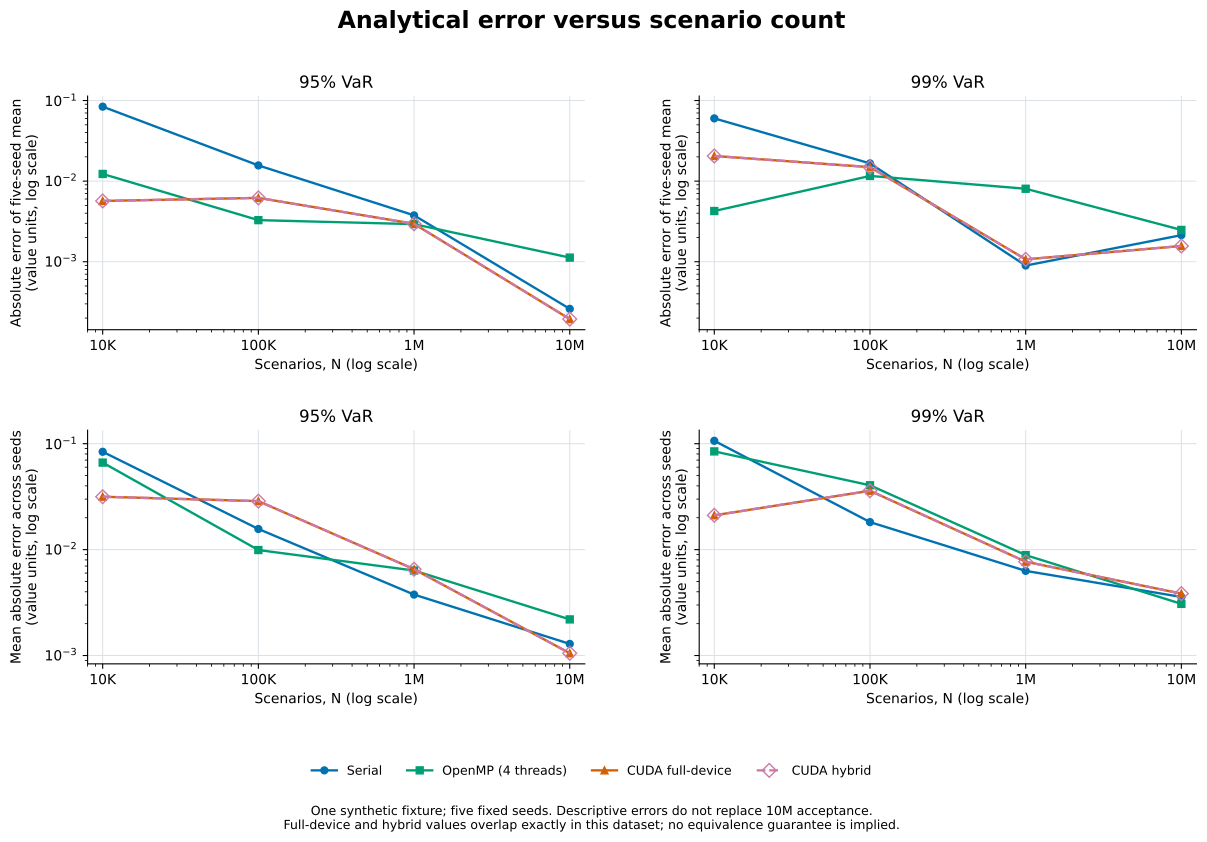

Recreate this plot in Python.
"""Offline convergence figures from hash-bound, existing synthetic evidence."""

import argparse
import csv
import hashlib
import json
import math
import os
from pathlib import Path, PureWindowsPath
import shutil
import statistics
import sys
import subprocess

ENGINES = ("serial", "openmp", "full-device", "hybrid")
LABELS = {"serial": "Serial", "openmp": "OpenMP (4 threads)",
          "full-device": "CUDA full-device", "hybrid": "CUDA hybrid"}
NS = (10_000, 100_000, 1_000_000, 10_000_000)
SEEDS = ("42", "123", "456", "789", "2026")
ALPHAS = (0.95, 0.99)
COLORS = ("#0072B2", "#009E73", "#D55E00", "#CC79A7")
MARKERS = ("o", "s", "^", "D")
STYLES = ("-", "-", "-", "--")
SEED_COLORS = ("#0072B2", "#D55E00", "#009E73", "#CC79A7", "#444444")
TOLERANCE = 2e-12


def sha(path):
    return hashlib.sha256(path.read_bytes()).hexdigest()


def read_json(path):
    return json.loads(path.read_text(encoding="utf-8-sig"))


def read_csv(path):
    with path.open(encoding="utf-8-sig", newline="") as handle:
        return list(csv.DictReader(handle))


def close(actual, expected, label):
    actual, expected = float(actual), float(expected)
    if not math.isfinite(actual) or not math.isfinite(expected):
        raise ValueError(f"Nonfinite {label}")
    if abs(actual - expected) > TOLERANCE * max(1.0, abs(expected)):
        raise ValueError(f"Mismatch {label}: {actual!r} vs {expected!r}")


def check_equal(actual, expected, label):
    if actual != expected:
        raise ValueError(f"Mismatch {label}: {actual!r} vs {expected!r}")


def git_bytes(root, revision, path):
    return subprocess.check_output(
        ["git", "-C", str(root), "show", f"{revision}:{path}"], stderr=subprocess.PIPE)


def resolve_recorded_path(root, recorded, recorded_root):
    """Resolve only the recorded repository prefix; never change stored JSON."""
    path = PureWindowsPath(recorded)
    if path.is_absolute():
        relative = path.relative_to(PureWindowsPath(recorded_root))
    else:
        relative = path
    if ".." in relative.parts:
        raise ValueError("Recorded path escapes repository")
    return root.joinpath(*relative.parts)


def verify_delivery_manifest(source, root, policy_path=None):
    policy_path = policy_path or Path(__file__).with_name("provenance-policy.json")
    policy = read_json(policy_path)
    check_equal(policy["schema_version"], 2, "provenance policy schema")
    manifest_path = source / "delivery-manifest.json"
    check_equal(sha(manifest_path), policy["parent_manifest_sha256"], "parent manifest bytes")
    archived = git_bytes(root, policy["snapshot_revision"], policy["parent_manifest_repository_path"])
    check_equal(hashlib.sha256(archived).hexdigest(), policy["parent_manifest_sha256"],
                "parent manifest at evidence commit")
    delivery = read_json(manifest_path)
    documents = policy["historical_documents"]
    # This exact allowlist is descriptive history, never a numerical-input exemption.
    check_equal(set(documents), {"docs/project-state.md", "docs/convergence.md"}, "historical roles")
    verified, historical, seen = [], [], set()
    for artifact in delivery["artifacts"]:
        recorded = artifact["path"]
        if recorded in seen:
            raise ValueError("Duplicate delivery artifact")
        seen.add(recorded)
        if recorded in documents:
            snapshot = policy_path.parent / documents[recorded]
            check_equal(sha(snapshot), artifact["sha256"], f"historical raw bytes {recorded}")
            blob = git_bytes(root, policy["snapshot_revision"], recorded)
            # Git text conversion is a separate content comparison, NOT hash normalization.
            check_equal(snapshot.read_bytes().replace(b"\r\n", b"\n"), blob,
                        f"historical Git content {recorded}")
            historical.append({"recorded_path": recorded, "snapshot_sha256": sha(snapshot),
                               "git_blob_sha256": hashlib.sha256(blob).hexdigest(),
                               "snapshot_revision": policy["snapshot_revision"]})
        else:
            path = resolve_recorded_path(root, recorded, delivery["actual_repository_root"])
            check_equal(sha(path), artifact["sha256"], f"delivery hash {recorded}")
            verified.append({"recorded_path": recorded, "resolved_path": str(path),
                             "sha256": artifact["sha256"]})
    check_equal(set(documents).issubset(seen), True, "historical documents present")
    return delivery, {"historical_documents": historical, "current_artifacts": verified,
                      "policy_sha256": sha(policy_path),
                      "parent_manifest_sha256": sha(manifest_path)}


def verify_normalization(row, reference, initial_value, signed_error):
    close(row["error_over_v0"], signed_error / initial_value, "error/V0")
    if abs(reference) >= 0.01 * initial_value:
        close(row["relative_error"], abs(signed_error) / abs(reference), "relative error")
        check_equal(row["relative_status"], "available", "relative status")
    else:
        check_equal(row["relative_error"], "N/A", "near-zero relative error")
        check_equal(row["relative_status"], "N/A: near-zero reference", "near-zero status")


def positive_log_points(xs, ys):
    if len(xs) != len(ys) or any(y < 0 or not math.isfinite(y) for y in ys):
        raise ValueError("Invalid nonnegative log-axis values")
    return [y if y > 0 else math.nan for y in ys], [x for x, y in zip(xs, ys) if y == 0]


def independent_fixture(path):
    rows = read_csv(path)
    prices = [float(row["close"]) for row in rows]
    dates = [row["date"] for row in rows]
    if len(rows) < 3 or dates != sorted(set(dates)):
        raise ValueError("Malformed fixture dates/count")
    if any(not math.isfinite(p) or p <= 0 for p in prices):
        raise ValueError("Malformed fixture prices")
    returns = [math.log(b / a) for a, b in zip(prices, prices[1:])]
    mean = math.fsum(returns) / len(returns)
    variance = math.fsum((r - mean) ** 2 for r in returns) / (len(returns) - 1)
    sigma = math.sqrt(variance * 252)
    mu = mean * 252 + 0.5 * sigma * sigma
    horizon = 10 / 252
    refs = {}
    for alpha, z in zip(ALPHAS, (-1.6448536269514729, -2.3263478740408408)):
        refs[alpha] = prices[-1] * (1 - math.exp(
            (mu - 0.5 * sigma * sigma) * horizon + sigma * math.sqrt(horizon) * z))
    return prices[-1], refs


def validate(source, root):
    delivery, provenance = verify_delivery_manifest(source, root)
    check_equal(delivery["tested_source_revision"],
                "b5f1a0f5b72bca8f1f21555236d938501f7faee8", "tested source")
    for name in ("independent-audit.json", "closure-audit.json"):
        check_equal(read_json(source / name)["status"], "passed", name)
    analysis = read_json(source / "analysis.json")
    check_equal((analysis["complete"], analysis["run_count"], analysis["value_count"]),
                (True, 80, 160), "coverage")
    check_equal(analysis["missing"], [], "missing matrix")
    per_seed = read_csv(source / "per-seed.csv")
    summaries = read_csv(source / "summary.csv")
    acceptance = read_csv(source / "acceptance-10m.csv")
    check_equal((len(per_seed), len(summaries), len(acceptance)), (160, 32, 8), "row counts")
    fixture = root / "data" / "synthetic_prices.csv"
    check_equal(sha(fixture),
                "8dbb7c73e6ad48cb8c8c175aff6684d2a0433e5f08424ec7ea1e69037bb36210", "fixture hash")
    v0, independent_refs = independent_fixture(fixture)
    refs = {float(r["confidence"]): float(r["analytical_var"])
            for r in analysis["fixture"]["references"]}
    for alpha in ALPHAS:
        close(refs[alpha], independent_refs[alpha], "independent reference")
    values = {}
    zeros = {}
    for row in per_seed:
        key = (row["engine"], int(row["scenarios"]), row["seed"], float(row["confidence"]))
        if key in values:
            raise ValueError(f"Duplicate seed key {key}")
        x = float(row["mc_var"])
        e = x - refs[key[3]]
        close(row["analytical_var"], refs[key[3]], "per-seed reference")
        close(row["signed_error"], e, "per-seed signed error")
        close(row["absolute_error"], abs(e), "per-seed absolute error")
        verify_normalization(row, refs[key[3]], v0, e)
        check_equal(row["input_sha256"], sha(fixture), "record input hash")
        values[key] = row
    expected = {(e, n, s, a) for e in ENGINES for n in NS for s in SEEDS for a in ALPHAS}
    check_equal(set(values), expected, "complete per-seed keys")
    groups = {}
    for row in summaries:
        key = (row["engine"], int(row["scenarios"]), float(row["confidence"]))
        if key in groups:
            raise ValueError(f"Duplicate group {key}")
        check_equal((row["seed_count"], row["complete"]), ("5", "True"), "complete group")
        xs = [float(values[(key[0], key[1], s, key[2])]["mc_var"]) for s in SEEDS]
        errors = [x - refs[key[2]] for x in xs]
        mean = math.fsum(xs) / 5
        calculated = {
            "mean_var": mean,
            "signed_error_of_mean": mean - refs[key[2]],
            "absolute_error_of_mean": abs(mean - refs[key[2]]),
            "sample_stddev": statistics.stdev(xs),
            "descriptive_mae": math.fsum(abs(e) for e in errors) / 5,
            "descriptive_rmse": math.sqrt(math.fsum(e * e for e in errors) / 5),
        }
        for field, result in calculated.items():
            close(row[field], result, field)
            zeros[field] = zeros.get(field, 0) + (float(row[field]) == 0)
        close(row["analytical_var"], refs[key[2]], "summary reference")
        verify_normalization(row, refs[key[2]], v0, calculated["signed_error_of_mean"])
        groups[key] = row
    check_equal(set(groups), {(e, n, a) for e in ENGINES for n in NS for a in ALPHAS}, "group keys")
    accept = {}
    for row in acceptance:
        key = row["engine"], float(row["confidence"])
        if key in accept:
            raise ValueError("Duplicate acceptance row")
        group = groups[(key[0], 10_000_000, key[1])]
        allowed = 0.01 * max(abs(refs[key[1]]), 0.01 * v0)
        error = float(group["absolute_error_of_mean"])
        close(row["allowed_error"], allowed, "acceptance allowed error")
        close(row["absolute_error_of_mean"], error, "acceptance mean error")
        check_equal(row["passed"], str(error <= allowed), "acceptance status")
        check_equal((row["seed_count"], row["scenarios"]), ("5", "10000000"), "acceptance group")
        accept[key] = row
    check_equal(set(accept), {(e, a) for e in ENGINES for a in ALPHAS}, "acceptance keys")
    return analysis, values, groups, accept, {
        "status": "passed", "delivery_hashes_verified": len(delivery["artifacts"]),
        "provenance": provenance,
        "per_seed_rows": 160, "summary_groups": 32, "separate_acceptance_rows": 8,
        "independent_reference": independent_refs, "statistics_tolerance": TOLERANCE,
        "zero_group_metrics": zeros,
        "method": "Independent fixture log returns/two-pass variance; fsum means, sample SD, MAE, RMSE and unchanged 10M acceptance",
    }


def main():
    parser = argparse.ArgumentParser(description=__doc__)
    parser.add_argument("--repository", type=Path, required=True)
    parser.add_argument("--output", type=Path, required=True)
    args = parser.parse_args()
    root, out = args.repository.resolve(), args.output.resolve()
    source = root / "evidence" / "v030-convergence-windows-20261020"
    if out.exists():
        raise ValueError("Use a new output directory; existing evidence is never overwritten")
    if root / "results" not in out.parents:
        raise ValueError("Output must be below the repository ignored results directory")
    out.mkdir(parents=True)
    os.environ.setdefault("MPLCONFIGDIR", str(out / "matplotlib-config"))
    os.environ.setdefault("MPLBACKEND", "Agg")
    import matplotlib
    matplotlib.use("Agg")
    import matplotlib.pyplot as plt
    from matplotlib.backends.backend_pdf import PdfPages
    from matplotlib.ticker import FuncFormatter, NullFormatter
    matplotlib.rcParams.update({
        "font.family": "DejaVu Sans", "font.size": 10, "axes.titlesize": 12,
        "axes.labelsize": 10, "legend.fontsize": 9, "axes.spines.top": False,
        "axes.spines.right": False, "svg.fonttype": "none", "pdf.fonttype": 42,
        "savefig.facecolor": "white", "figure.facecolor": "white", "axes.axisbelow": True,
    })
    required = ("analysis.json", "per-seed.csv", "summary.csv", "acceptance-10m.csv",
                "independent-audit.json", "closure-audit.json", "delivery-manifest.json")
    original_hashes = {str(source / name): sha(source / name) for name in required}
    original_hashes[str(Path(__file__).resolve())] = sha(Path(__file__))
    policy_path = Path(__file__).with_name("provenance-policy.json")
    original_hashes[str(policy_path)] = sha(policy_path)
    for path in sorted(policy_path.parent.joinpath("historical-documents").rglob("*.md")):
        original_hashes[str(path)] = sha(path)
    analysis, values, groups, acceptance, checks = validate(source, root)
    for name in required:
        shutil.copyfile(source / name, out / name)
    shutil.copyfile(root / "data" / "synthetic_prices.csv", out / "fixture.csv")
    script_dest = out / "convergence_figures.py"
    if Path(__file__).resolve() != script_dest:
        shutil.copyfile(Path(__file__), script_dest)
    shutil.copyfile(policy_path, out / "provenance-policy.json")
    shutil.copytree(policy_path.parent / "historical-documents", out / "historical-documents")
    plotted = {"curves": [], "seed_series": [], "acceptance": [],
               "scales": {"N": "log", "positive_metrics": "log; exact zeros marked separately",
                          "signed_error": "symlog", "linear_threshold": 0.001}}

    def configure_x(ax):
        ax.set_xscale("log")
        ax.set_xticks(NS)
        ax.set_xticklabels(("10K", "100K", "1M", "10M"))
        ax.xaxis.set_minor_formatter(NullFormatter())
        ax.grid(True, which="major", color="#d9dfe5", linewidth=0.7)
        ax.set_xlabel("Scenarios, N (log scale)")
        ax.set_xlim(NS[0] / 1.25, NS[-1] * 1.25)

    def positive_plot(ax, xs, ys, **kwargs):
        displayed, zero_x = positive_log_points(xs, ys)
        ax.plot(xs, displayed, **kwargs)
        if zero_x:
            ax.plot(zero_x, [-0.08] * len(zero_x), transform=ax.get_xaxis_transform(),
                    clip_on=False, linestyle="none", marker="v", color=kwargs.get("color"), markersize=7)
            ax.text(1, -0.13, "v = exact zero (outside log axis)", transform=ax.transAxes,
                    ha="right", fontsize=8)

    def engine_curve(ax, field, alpha):
        for i, engine in enumerate(ENGINES):
            ys = [float(groups[(engine, n, alpha)][field]) for n in NS]
            plotted["curves"].append({"engine": engine, "alpha": alpha, "metric": field,
                                       "N": list(NS), "values": ys})
            positive_plot(ax, NS, ys, color=COLORS[i], marker=MARKERS[i],
                          linestyle=STYLES[i], linewidth=1.7, markersize=7 if i == 3 else 5,
                          markerfacecolor="none" if i == 3 else COLORS[i], label=LABELS[engine])
        ax.set_yscale("log")
        configure_x(ax)

    outputs = []
    combined = PdfPages(out / "convergence_figures.pdf")

    def save(fig, stem):
        combined.savefig(fig, bbox_inches="tight")
        for ext in ("png", "svg", "pdf"):
            path = out / f"{stem}.{ext}"
            fig.savefig(path, dpi=200, bbox_inches="tight")
            outputs.append(path.name)
        plt.close(fig)

    fig, axes = plt.subplots(2, 2, figsize=(12.6, 8.6), sharey="row")
    fig.subplots_adjust(left=0.10, right=0.98, top=0.88, bottom=0.22, hspace=0.43, wspace=0.23)
    fig.suptitle("Analytical error versus scenario count", fontsize=17, fontweight="bold")
    for col, alpha in enumerate(ALPHAS):
        for row, field in enumerate(("absolute_error_of_mean", "descriptive_mae")):
            ax = axes[row, col]
            engine_curve(ax, field, alpha)
            ax.set_title(f"{alpha:.0%} VaR")
            ax.set_ylabel("Absolute error of five-seed mean\n(value units, log scale)" if row == 0
                          else "Mean absolute error across seeds\n(value units, log scale)")
    handles, labels = axes[0, 0].get_legend_handles_labels()
    fig.legend(handles, labels, loc="lower center", bbox_to_anchor=(0.5, 0.075), ncol=4, frameon=False)
    fig.text(0.5, 0.025, "One synthetic fixture; five fixed seeds. Descriptive errors do not replace 10M acceptance.\n"
             "Full-device and hybrid values overlap exactly in this dataset; no equivalence guarantee is implied.",
             fontsize=9, ha="center", va="bottom")
    save(fig, "01_error_vs_scenarios")

    fig, axes = plt.subplots(2, 4, figsize=(15.8, 8.3))
    fig.subplots_adjust(left=0.065, right=0.985, top=0.88, bottom=0.20, hspace=0.34, wspace=0.12)
    fig.suptitle("Seed-to-seed signed analytical errors", fontsize=17, fontweight="bold")
    for row, alpha in enumerate(ALPHAS):
        largest = max(abs(float(r["signed_error"])) for k, r in values.items() if k[3] == alpha)
        for col, engine in enumerate(ENGINES):
            ax = axes[row, col]
            for i, seed in enumerate(SEEDS):
                ys = [float(values[(engine, n, seed, alpha)]["signed_error"]) for n in NS]
                plotted["seed_series"].append({"engine": engine, "alpha": alpha, "seed": seed,
                                               "N": list(NS), "values": ys})
                ax.plot(NS, ys, color=SEED_COLORS[i], label=f"Seed {seed}", linewidth=1.1,
                        linestyle=("-", "--", "-.", ":", "-")[i], marker="o", markersize=3)
            ax.axhline(0, color="#222222", linewidth=0.85)
            ax.axhspan(-0.001, 0.001, color="#eef1f5", zorder=0)
            ax.set_yscale("symlog", linthresh=0.001, linscale=0.75)
            ax.set_ylim(-largest * 1.25, largest * 1.25)
            ax.set_title(f"{LABELS[engine]} | {alpha:.0%} VaR")
            configure_x(ax)
            if col == 0:
                ax.set_ylabel("Signed error (value units)\nsymmetric log scale")
            else:
                ax.tick_params(axis="y", labelleft=False)
    handles, labels = axes[0, 0].get_legend_handles_labels()
    fig.legend(handles, labels, loc="lower center", bbox_to_anchor=(0.5, 0.065), ncol=5, frameon=False)
    fig.text(0.5, 0.015, "Gray band: linear y-axis region |error| <= 0.001; raw signs and zeros are preserved.\n"
             "Lines identify fixed seeds across N; same seed labels are not common inputs across engines.",
             fontsize=9, ha="center", va="bottom")
    save(fig, "02_seed_signed_errors")

    fig, axes = plt.subplots(1, 2, figsize=(12.6, 5.0), sharey=True)
    fig.subplots_adjust(left=0.10, right=0.98, top=0.83, bottom=0.30, wspace=0.23)
    fig.suptitle("Variation across the five seeds", fontsize=17, fontweight="bold")
    for ax, alpha in zip(axes, ALPHAS):
        engine_curve(ax, "sample_stddev", alpha)
        ax.set_title(f"{alpha:.0%} VaR")
        ax.set_ylabel("Sample standard deviation of VaR\n(value units, n-1 denominator; log scale)")
    handles, labels = axes[0].get_legend_handles_labels()
    fig.legend(handles, labels, loc="lower center", bbox_to_anchor=(0.5, 0.105), ncol=4, frameon=False)
    fig.text(0.5, 0.025, "Sample spread is not a confidence interval or universal error guarantee.\n"
             "Overlapping GPU curves retain their original values.", fontsize=9, ha="center", va="bottom")
    save(fig, "03_seed_standard_deviation")

    fig, axes = plt.subplots(1, 2, figsize=(12.6, 5.0), sharey=True)
    fig.subplots_adjust(left=0.17, right=0.98, top=0.83, bottom=0.27, wspace=0.30)
    fig.suptitle("Separate analytical acceptance at N = 10,000,000", fontsize=16, fontweight="bold")
    for ax, alpha in zip(axes, ALPHAS):
        for i, engine in enumerate(ENGINES):
            r = acceptance[(engine, alpha)]
            ratio = float(r["absolute_error_of_mean"]) / float(r["allowed_error"])
            plotted["acceptance"].append({"engine": engine, "alpha": alpha, "ratio": ratio,
                                          "absolute_error_of_mean": float(r["absolute_error_of_mean"]),
                                          "allowed_error": float(r["allowed_error"])})
            if ratio > 0:
                ax.plot(ratio, 3 - i, marker=MARKERS[i], color=COLORS[i], markersize=7,
                        markerfacecolor="none" if i == 3 else COLORS[i])
                ax.annotate(f"{ratio:.5f}", (ratio, 3 - i), xytext=(8, 0),
                            textcoords="offset points", va="center", fontsize=9)
            else:
                ax.plot(-0.03, 3 - i, transform=ax.get_yaxis_transform(), marker="<", clip_on=False)
                ax.annotate("exact zero", (0, 3 - i), xycoords=ax.get_yaxis_transform(), fontsize=9)
        ax.set_xscale("log")
        ax.axvline(1, color="#444444", linestyle="--", linewidth=1.2)
        ax.set_xlim(0.001, 2.0)
        ax.set_ylim(-0.6, 3.6)
        ax.set_yticks((3, 2, 1, 0), [LABELS[e] for e in ENGINES])
        ax.set_title(f"{alpha:.0%} VaR | all four rows pass")
        ax.set_xlabel("Absolute error of mean / allowed error (log scale)")
        ax.grid(True, axis="x", which="major", color="#d9dfe5", linewidth=0.7)
        ax.text(1, 3.42, "Limit = 1", ha="right", color="#444444", fontsize=9)
    fig.text(0.5, 0.025, "Acceptance: |mean(VaR) - reference| <= 0.01 max(|reference|, 0.01 V0).\n"
             "These eight rows reuse existing 10M observations; individual errors, MAE and RMSE are not the criterion.",
             fontsize=9, ha="center", va="bottom")
    save(fig, "04_separate_10m_acceptance")
    combined.close()
    outputs.append("convergence_figures.pdf")
    (out / "plotted-data.json").write_text(json.dumps(plotted, indent=2) + "\n", encoding="ascii")

    for path, original in original_hashes.items():
        check_equal(sha(Path(path)), original, "unchanged input evidence")
    checks["original_evidence_unchanged"] = True
    checks["new_simulation_processes"] = 0
    checks["zero_display_policy"] = "Exact zeros remain raw zeros; separate labeled markers outside positive log axes; signed errors use symlog with linear +/-0.001 region"
    checks["figures"] = outputs
    (out / "verification.json").write_text(json.dumps(checks, indent=2) + "\n", encoding="utf-8")
    readme = """# Offline convergence figures

Four figure families are provided as PNG (200 dpi), SVG (editable vector text),
and PDF (vector), plus a four-page combined convergence_figures.pdf.
Inputs are exact copies of the completed fixed-fixture
convergence evidence. No simulation, timing, profiling or optimization ran.

1. 01_error_vs_scenarios: absolute error of five-seed mean and descriptive MAE.
2. 02_seed_signed_errors: all 160 per-seed errors, separate engine/alpha panels.
3. 03_seed_standard_deviation: sample variation across five seeds, denominator n-1.
4. 04_separate_10m_acceptance: error-of-mean divided by the unchanged allowed error.

All inputs and their provenance remain retained. verification.json independently
checks coverage, fixture calibration/references, all statistics and acceptance.
The copied delivery-manifest.json retains its ORIGINAL source paths and is not
a hash inventory for this figure package; use figure-manifest.json for this package.

Relative error is N/A when |reference| < 0.01 V0, with error/V0 retained; plotted
errors here are in portfolio value units. Positive log axes omit zero from the
log transform and mark it separately without replacing raw values. Signed-error
panels use a symmetric log scale with the labeled linear region. No fitted rate,
monotonicity requirement, confidence interval, market validity or general guarantee
is claimed. Five seeds and one synthetic fixture are limited evidence.

Full-device/hybrid native observations happen to match in this dataset. Their
curves are distinguished by solid filled versus dashed hollow markers; no point
is jittered or changed. Equal seed labels do not imply common inputs, independent
engine comparisons or batch-size invariance. Historical serial source-to-binary
verification=false, missing published standalone OpenMP cache, and mixed-revision
reuse limits from the original evidence remain unchanged. No speedup claim is
recalculated using convergence data.

Reproduce with the existing Python/Matplotlib environment (no installation):
  python -B convergence_figures.py --repository <current-repository-root> --output <new-results-directory>
An existing output directory is rejected. The complete original hash-bound input
archive must still be present under evidence/v030-convergence-windows-20261020.

This package is local/ignored; no commit or push is performed by this script.
"""
    (out / "README.md").write_text(readme, encoding="ascii")
    manifest = {
        "schema_version": 2,
        "parent_manifest_sha256": checks["provenance"]["parent_manifest_sha256"],
        "purpose": "Offline figures only, from existing verified synthetic convergence evidence",
        "source_directory": str(source), "engine_tested_source": "b5f1a0f5b72bca8f1f21555236d938501f7faee8",
        "python": sys.version, "matplotlib": matplotlib.__version__,
        "input_sha256": original_hashes, "fixture_sha256": sha(out / "fixture.csv"),
        "new_simulation_processes": 0,
        "outputs": [{"file": p.relative_to(out).as_posix(), "sha256": sha(p)}
                    for p in sorted(out.rglob("*")) if p.is_file()
                    and "matplotlib-config" not in p.parts],
    }
    (out / "figure-manifest.json").write_text(json.dumps(manifest, indent=2) + "\n", encoding="utf-8")
    print(json.dumps({"status": "passed", "output": str(out), "figures": outputs,
                      "groups": 32, "values": 160, "acceptance_rows": 8}))


if __name__ == "__main__":
    main()
